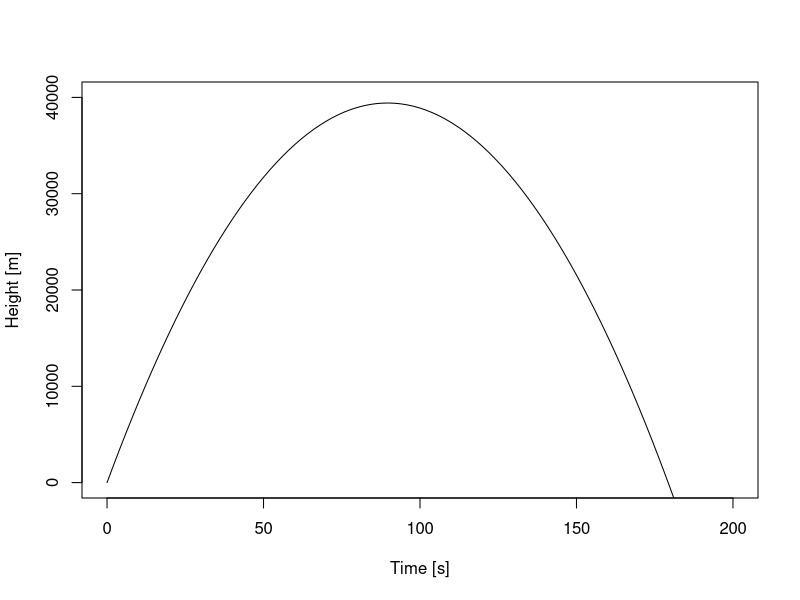

Generate this figure with R:
## ---- chunk 1
library(knitr)
hook_output <- knit_hooks$get("output")
knit_hooks$set(output = function(x, options) {
  lines <- options$output.lines
  if (is.null(lines)) {
    return(hook_output(x, options))  # pass to default hook
  }
  x <- unlist(strsplit(x, "\n"))
  more <- "..."
  if (length(lines)==1) {        # first n lines
    if (length(x) > lines) {
      # truncate the output, but add ....
      x <- c(head(x, lines), more)
    }
  } else {
    x <- c(more, x[lines], more)
  }                                                         
  # paste these lines together                              
  x <- paste(c(x, ""), collapse = "\n")                     
  hook_output(x, options)                                   
})                                                          
knitr::opts_chunk$set(echo = TRUE)                          
knitr::opts_chunk$set(cache = TRUE)                         
Sys.setlocale("LC_ALL", "Polish")
## ---- chunk 2
# Inicjalizacja parametrów
Isp <- 150
m_o <- 500
m_final <- 100
g <- 9.81

# Deklacacja badanej funkcji
h <- function(t) {
  g*(
    - t * Isp * log(m_o/m_final)/(m_o/m_final - 1)
    + t * Isp
    - 1/2 * t^2
    )
}
## ---- chunk 3
plot(h, xlim = c(0, 200), ylim = c(0, 40000), xlab = "Time [s]", ylab = "Height [m]")
## ---- chunk 4
# Stworzenie tablicy zawierającej ciąg Fibonacciego
phi <- c(rep(0, 100))
phi[1:3] <- c(1,1,1)
for(i in c(3:length(phi))) {phi[i] = phi[i-1] + phi[i-2]}

# Obliczanie K
fib_k <-function(lower, upper, tol) {
  i <- 1
  l <- upper - lower
  while(phi[i] < l / tol) {
    i <- i + 1
  }
  return(i)
}

fibonacci_max <- function(f,lower, upper, tol){
  k <- fib_k(lower, upper, tol) + 1
  c <- upper - phi[k-1]/phi[k]*(upper - lower)
  d <- lower + upper -c
  i <- 0
  cat("i: ", i, "a=", lower, "c=",c,"d=",d,"b=", upper , 
      "beta=", phi[k-1-i]/phi[k-i],"\n",sep=" ")
  while (i <= k-4) {
    if (f(c) > f(d)) {
      upper <- d
      i <- i + 1
    } else {
      lower <- c
      i <- i + 1
    }
    c <- upper - phi[k-1]/phi[k]*(upper - lower)
    d <- lower + upper - c
    cat("i: ", i, "a=", lower, "c=",c,"d=",d,"b=", upper , 
        "beta=", phi[k-1-i]/phi[k-i],"\n",sep=" ")
  }
  return((lower + upper)/2)
}

## ---- chunk 5
fibonacci_max(h, 0, 200, 1e-3)
